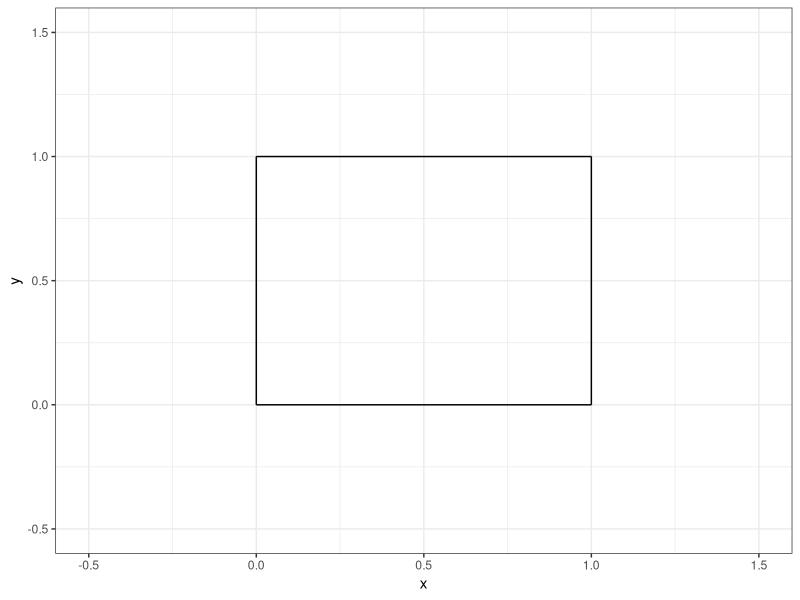
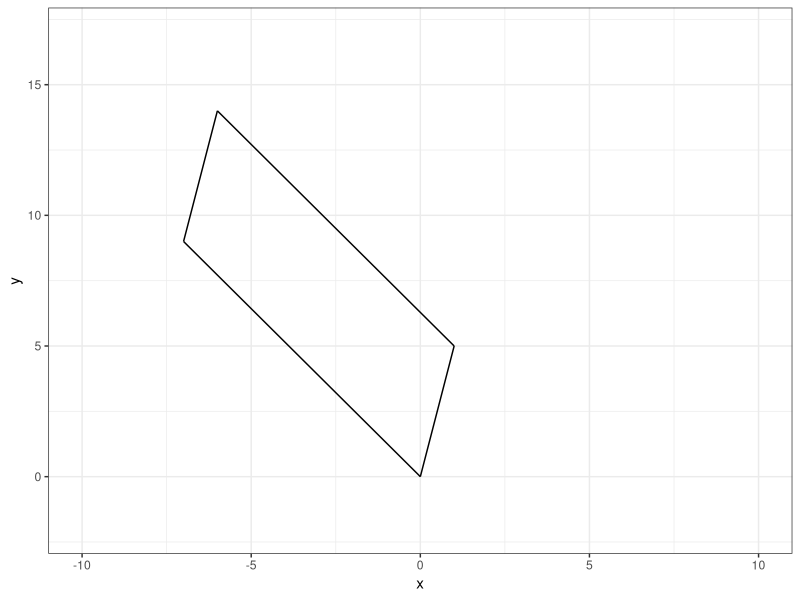
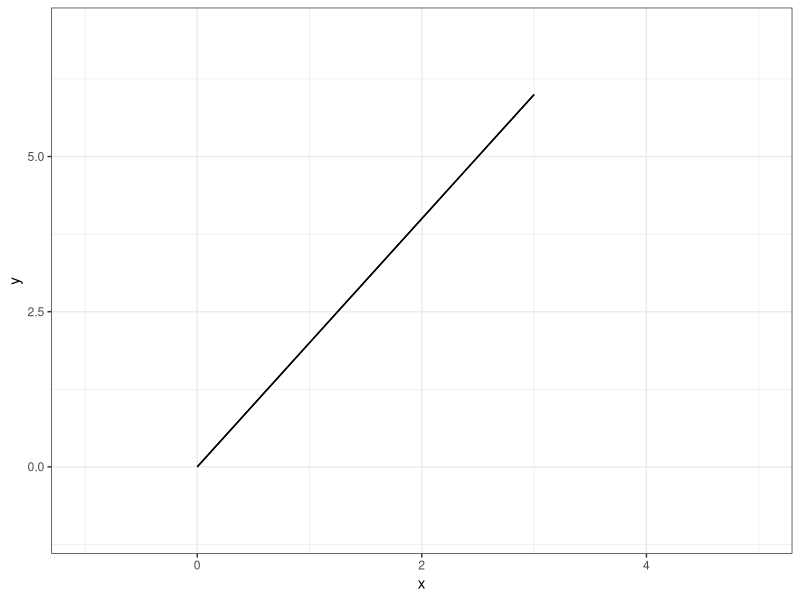
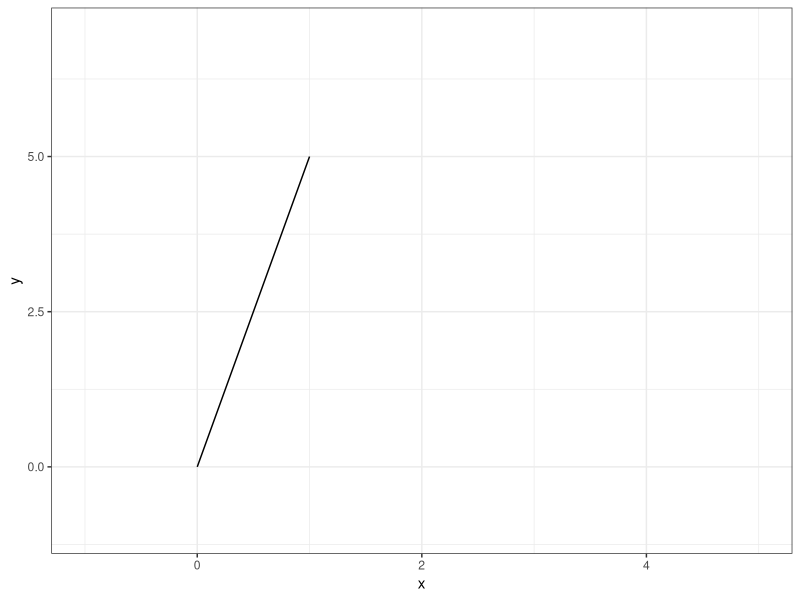

Source code (R) for these figures, in order:
## ---- chunk 1
#| echo: false

default_chunk_hook  <- knitr::knit_hooks$get("chunk")

latex_font_size <- c("Huge", "huge", "LARGE", "Large", 
                     "large", "normalsize", "small", 
                     "footnotesize", "scriptsize", "tiny")

knitr::knit_hooks$set(chunk = function(x, options) {
  x <- default_chunk_hook(x, options)
  if(options$size %in% latex_font_size) {
    paste0("\n \\", options$size, "\n\n", 
      x, 
      "\n\n \\normalsize"
    )
  } else {
    x
  }
})

## ---- chunk 2
#| label: load-packages
#| include: false
library(tidyverse)
## ---- chunk 3
#| label: fig-unitsquare
#| fig-cap: "The unit square."
#| fig-width: 3
#| fig-height: 3
#| scale: "80%"
#| fig-align: "center"
#| size: "scriptsize"
ggplot() +
  geom_segment(aes(x = 0, xend = 0,
                   y=0, yend = 1))+
  geom_segment(aes(x = 0, xend = 1,
                   y=1, yend = 1))+
  geom_segment(aes(x = 1, xend = 1,
                   y=0, yend = 1))+
  geom_segment(aes(x = 0, xend = 1,
                   y=0, yend = 0)) +
  theme_bw() + 
  xlim(-0.5, 1.5)+
  ylim(-0.5, 1.5)+
  labs(x = "x", 
       y = "y")
## ---- chunk 4
#| size: "scriptsize"
#| code-fold: FALSE
# I'm going to annoy you with using only by column
(M = matrix(c(1,0,0,1),2,2)) 
## ---- chunk 5
#| size: "scriptsize"
#| code-fold: FALSE

(A = matrix(c(1,5,-7,9),2,2))
## ---- chunk 6
#| size: "scriptsize"
#| code-fold: FALSE

(T = A%*%M)
## ---- chunk 7
(basis.vector.1 = T[,1])
(basis.vector.2 = T[,2])

## ---- chunk 8
#| size: "scriptsize"
#| code-fold: FALSE

(p0 = c(0,0))
(p1 = basis.vector.1)
(p2 = basis.vector.1 + basis.vector.2)
(p3 = basis.vector.2)

## ---- chunk 9
#| label: fig-matrixT
#| fig-cap: "Matrix T on a Graph."
#| fig-width: 3
#| fig-height: 3
#| scale: "80%"
#| fig-align: "center"
#| size: "scriptsize"
ggplot() +
  geom_segment(aes(x = p0[1], y = p0[2], xend = p1[1], yend = p1[2])) +
  geom_segment(aes(x = p1[1], y = p1[2], xend = p2[1], yend = p2[2])) +
  geom_segment(aes(x = p2[1], y = p2[2], xend = p3[1], yend = p3[2])) +
  geom_segment(aes(x = p3[1], y = p3[2], xend = p0[1], yend = p0[2])) +
  theme_bw() + 
  xlim(-10, 10)+
  ylim(-2, 17)+
  labs(x = "x", 
       y = "y")
## ---- chunk 10
#| size: "scriptsize"
#| code-fold: FALSE

(det(A))
## ---- chunk 11
#| size: "scriptsize"
#| code-fold: FALSE

(A = matrix(c(1,2,2,4),2,2))
## ---- chunk 12
(T = A%*%M)
## ---- chunk 13
#| size: "scriptsize"
#| code-fold: FALSE

(basis.vector.1 = T[,1])
(basis.vector.2 = T[,2])
## ---- chunk 14
#| size: "scriptsize"
#| code-fold: FALSE

(p0 = c(0,0))
(p1 = basis.vector.1)
(p2 = basis.vector.1+basis.vector.2)
(p3 = basis.vector.2)
## ---- chunk 15
#| label: fig-matrixT2
#| fig-cap: "Matrix T (ver. 2) on a Graph."
#| fig-width: 3
#| fig-height: 3
#| scale: "80%"
#| fig-align: "center"
#| size: "scriptsize"
ggplot() +
  geom_segment(aes(x = p0[1], y = p0[2], xend = p1[1], yend = p1[2])) +
  geom_segment(aes(x = p1[1], y = p1[2], xend = p2[1], yend = p2[2])) +
  geom_segment(aes(x = p2[1], y = p2[2], xend = p3[1], yend = p3[2])) +
  geom_segment(aes(x = p3[1], y = p3[2], xend = p0[1], yend = p0[2])) +
  theme_bw() + 
  xlim(-1, 5)+
  ylim(-1, 7)+
  labs(x = "x", 
       y = "y")
## ---- chunk 16
#| size: "scriptsize"
#| code-fold: FALSE

(det(A))
## ---- chunk 17
#| size: "scriptsize"
#| code-fold: FALSE
(Mv = matrix(c(1,0,0.5,1),2,2))
(A = matrix(c(1,5,-7,9),2,2))

(T = A%*%Mv)
(p0 = c(0,0))
(p1 = T[,1])
(p2 = T[,1]+T[,2])
(p3 = T[,2])

#| label: fig-matrix3.1
#| fig-cap: "Matrix 3.1 on a Graph."
#| fig-width: 3
#| fig-height: 3
#| scale: "80%"
#| fig-align: "center"
#| size: "scriptsize"
ggplot() +
  geom_segment(aes(x = p0[1], y = p0[2], xend = p1[1], yend = p1[2])) +
  geom_segment(aes(x = p1[1], y = p1[2], xend = p2[1], yend = p2[2])) +
  geom_segment(aes(x = p2[1], y = p2[2], xend = p3[1], yend = p3[2])) +
  geom_segment(aes(x = p3[1], y = p3[2], xend = p0[1], yend = p0[2])) +
  theme_bw() + 
  xlim(-1, 5)+
  ylim(-1, 7)+
  labs(x = "x", 
       y = "y")

(det(A))
